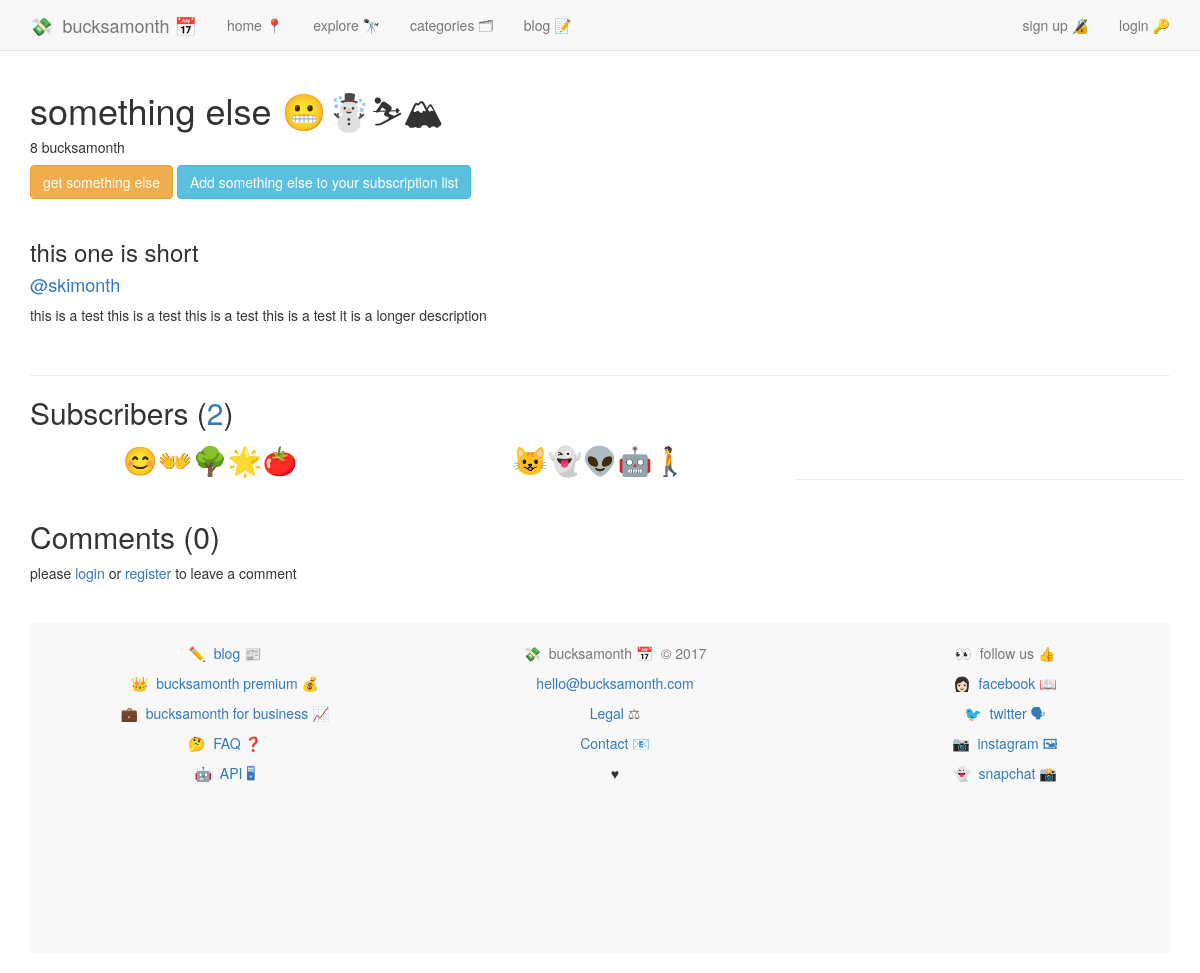
/services/something-else/, run on an earlier commit of the app's database.
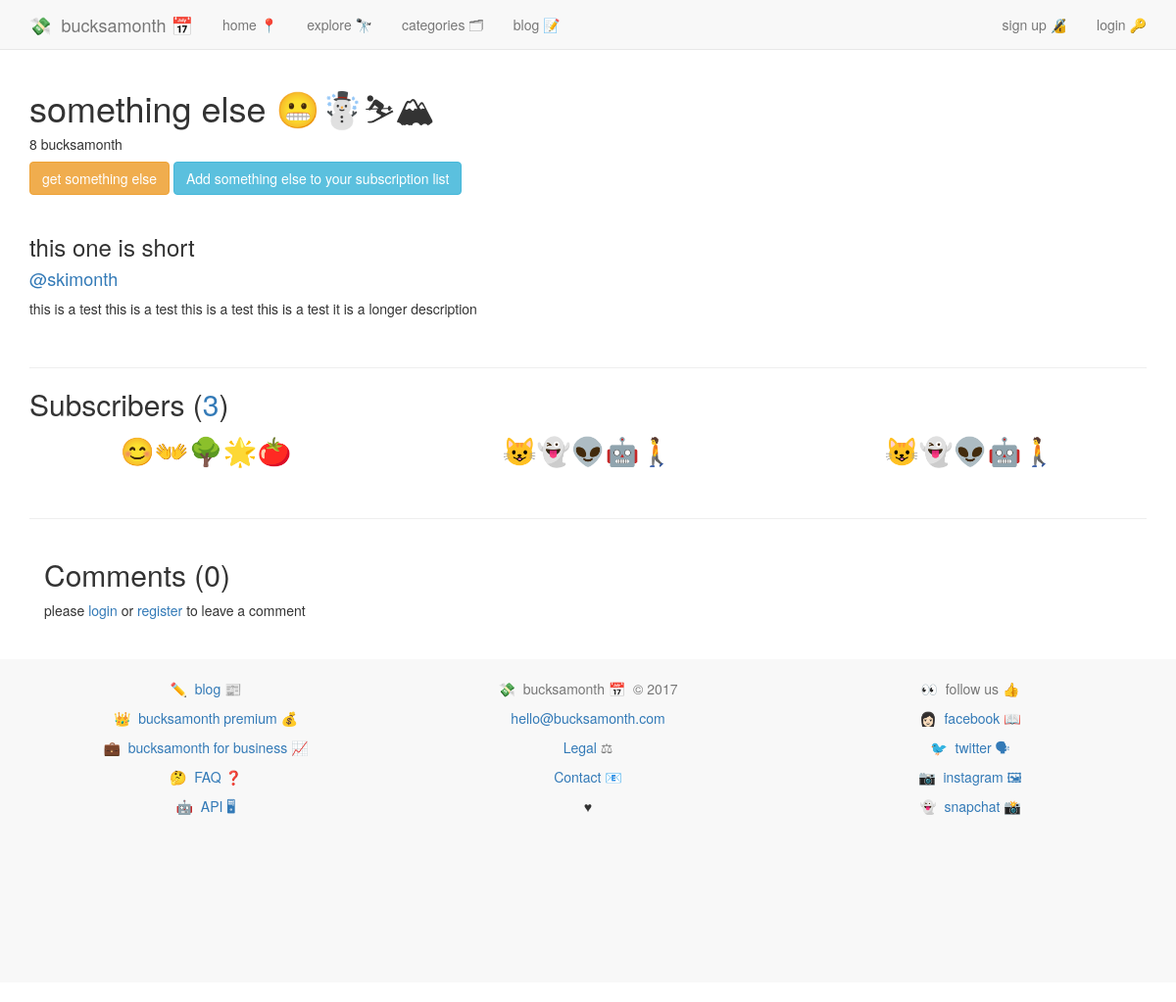
And on a later commit of the database.
### services/models.py (models this page shows, shortened)
class Subscription(models.Model):
	service 				= models.ForeignKey(Service, on_delete=models.CASCADE, related_name='subscription_service')
	user 					= models.ForeignKey(UserProfile, on_delete=models.CASCADE, related_name="subscribed_user")
	cc_nickname 			= models.CharField(max_length=10)
	bucksamonth 			= models.DecimalField(max_digits=8, decimal_places=2, default=0.00)
	date_created			= models.DateField(default=date.today)
	wishlist				= models.BooleanField(default=False)
	private					= models.BooleanField(default=False)

### accounts/models.py (models this page shows, shortened)
class UserProfile(models.Model):
	user = models.OneToOneField(User)
	description = models.CharField(max_length=100, default='')
	twitter = models.CharField(max_length=100, default='')
	emoji = models.CharField(max_length=10, default='')
	setup = models.BooleanField(default=False)
	uid = models.CharField(default=uuid.uuid4, max_length=40)
	email_valid = models.BooleanField(default=False)
	followers = models.ManyToManyField('self')

### services/views.py (the view, shortened to what this page needs)
# urls.py: url(r'^(?P<service_slug>.+)/$', views.service_detail, name='service_detail'),
def service_detail(request, service_slug):
	instance = get_object_or_404(Service, service_slug=service_slug)
	initial_data = {
		'content_type':instance.get_content_type,
		'object_id':instance.id
	}
	form = CommentForm(request.POST or None, initial=initial_data)
	subscribers = Subscription.objects.filter(service=instance)
	subscribers_count = subscribers.distinct().count()
	comments = instance.comments
	context = {
		'instance':instance,
		'form':form,
		'subscribers':subscribers,
		'subscribers_count':subscribers_count,
		'comments':comments,
	}
	if request.user.is_authenticated():
		user_info = Subscription.objects.filter(service=instance, user=request.user.userprofile).first()
		context['user_info'] = user_info
	return render(request, 'services/service_detail.html', context)

### comments/models.py (called while the page is built)
	def filter_by_instance(self, instance):
		content_type = ContentType.objects.get_for_model(instance.__class__)
		obj_id = instance.id
		qs = super(CommentManager, self).filter(content_type=content_type, object_id=obj_id)
		return qs

### services/models.py (called while the page is built)
	@property
	def get_content_type(self):
		instance = self
		content_type = ContentType.objects.get_for_model(instance.__class__)
		return content_type

	@property
	def comments(self):
		instance = self
		qs = Comment.objects.filter_by_instance(instance)
		return qs

### services/templates/services/service_detail.html (shortened to what this page needs)
{% extends 'base.html' %}
{% load crispy_forms_tags %}
{% block content %}
{% include 'nav.html' %}
<div class="container">
<div class="row"><div class="container"><h1>{{ instance.service_name }} {{ instance.emoji }}</h1>
<h5>{{ instance.bucksamonth | floatformat:"0" }} bucksamonth</h5>
<a href="{{ instance.url_name }}" class="btn btn-warning">get {{ instance.service_name }}</a> {% if not user_info %}<a class="btn btn-info" href="{% url 'services:add_service_from_detail_view' service_slug=instance.service_slug %}">Add {{ instance.service_name }} to your subscription list</a>{% endif %}
</div>
</div>
<br />
<h3>{{ instance.description_short }}</h3>
<h4><a href="https://twitter.com/{{ instance.twitter }}">{{ instance.twitter }}</a></h4>
<p>{{ instance.description_long }}<p>
<br>
<hr>
<h2>Subscribers (<a href="{% url 'services:service_subscribers' service_slug=instance.service_slug %}">{{ subscribers_count }}</a>)</h2>
{% for subscriber in subscribers %}
{% cycle '<div class="row">' '' ''  %}
<div style="text-align:center;" class="col-md-4">
<p style="font-size:2em;"><a href="{% url 'users:view_profile' username=subscriber.user.user.username %}">{{ subscriber.user.emoji }}<br /></a></p>
</div>
{% cycle '' '' '</div>' %}
{% endfor %}
<br />
<hr>
<div class="col-md-8">
<h2>Comments ({{ instance.comments.count }})</h2>
{% if user.is_authenticated %}
<form method="POST" action="{% url 'services:service_detail' service_slug=instance.service_slug %}">
{% csrf_token %}
{{ form }}
<br />
<button class="btn btn-default" type="submit">add 💬</button>
</form>
{% else %}
<span>
please <a href="{% url 'accounts:login' %}">login</a> or <a href="{% url 'accounts:register' %}">register</a> to leave a comment
</span>
{% endif %}
<br /><br />
</div>
</div>
{% endblock %}

What changed in the data, as far as the page shows it:
added Subscription: user.emoji "😺👻👽🤖🚶"
Also different on the page:
{{ subscribers_count }}: "2" → "3"
